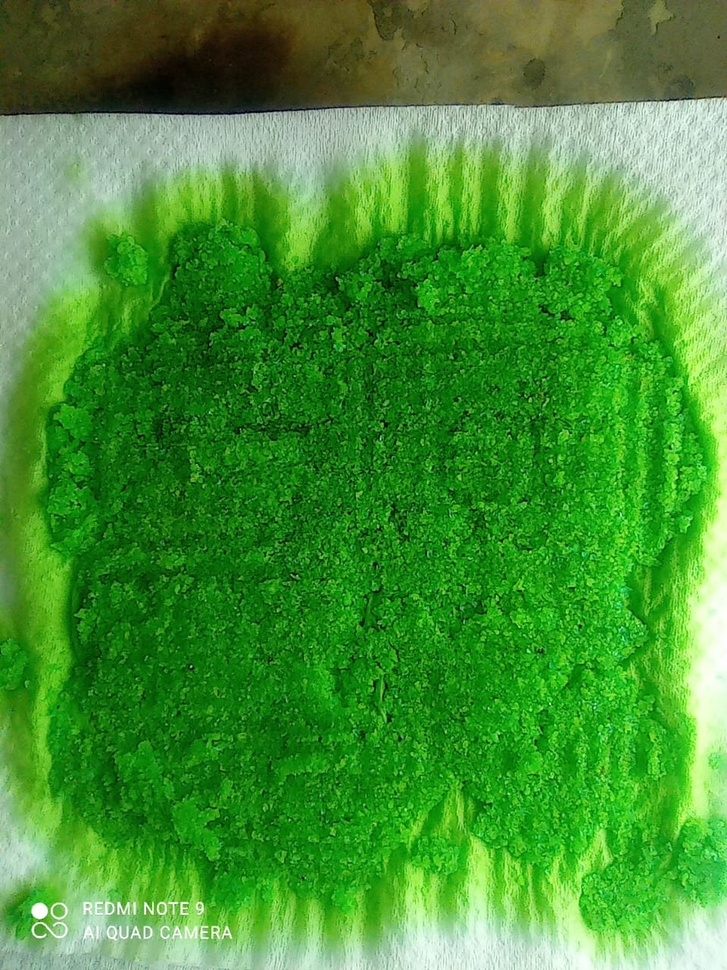
#> input picture Green Calculation/Excess CuSO4 1.jpeg, 727 x 970 px, shrunk from 960 x 1280 before the run; its folder holds only this picture in this run
$ python 'Dominant Colors.py'
#> lines starting #> are read from the running program, lines starting #| are printed output that depends on the picture
import cv2, numpy as np
from sklearn.cluster import KMeans

def visualize_Dominant_colors(cluster, C_centroids):
    C_labels = np.arange(0, len(np.unique(cluster.labels_)) + 1)
    (C_hist, _) = np.histogram(cluster.labels_, bins = C_labels)
    C_hist = C_hist.astype("float")
    C_hist /= C_hist.sum()

    rect_color = np.zeros((50, 300, 3), dtype=np.uint8)
    img_colors = sorted([(percent, color) for (percent, color) in zip(C_hist, C_centroids)])
    start = 0
    for (percent, color) in img_colors:
        print(color, "{:0.2f}%".format(percent * 100))
        end = start + (percent * 300)
        cv2.rectangle(rect_color, (int(start), 0), (int(end), 50), \
                      color.astype("uint8").tolist(), -1)
        start = end
    return rect_color
s = "Excess CuSO4 "
# Load image
for i in range(5):

    src_image = cv2.imread(s + "" + str(i+1) + ".jpeg")
#> src_image is the input picture: shape (970, 727, 3); mean B, G, R 51.2, 146.9, 68.2
    src_image = cv2.cvtColor(src_image, cv2.COLOR_BGR2RGB)
    reshape_img = src_image.reshape((src_image.shape[0] * src_image.shape[1], 3))

    # Display dominant colors Present in the image
    KM_cluster = KMeans(n_clusters=5).fit(reshape_img)
    visualize_color = visualize_Dominant_colors(KM_cluster, KM_cluster.cluster_centers_)
#> after the loop in visualize_Dominant_colors, `for (percent, color) in img_colors:`:
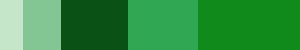
#> rect_color: shape (50, 300, 3); mean of channels 0, 1, 2 67.4, 146.6, 50.6; drawn as B, G, R
    visualize_color = cv2.cvtColor(visualize_color, cv2.COLOR_RGB2BGR)
#> (the run stopped early here; a loop or call above may not have finished)
